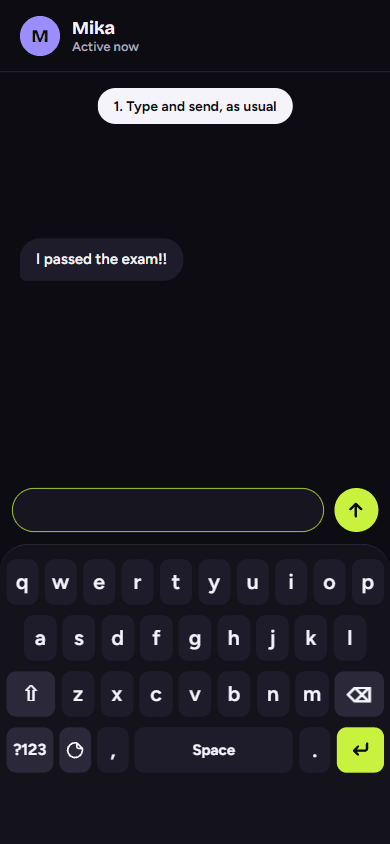
#> input picture docs/media/demo-type-and-send.gif, 390 x 844 px, found by its file name
$ python build_carousel.py
#> lines starting #> are read from the running program, lines starting #| are printed output that depends on the picture
"""Builds docs/media/demo-carousel.gif (the README carousel) from the three demo GIFs in docs/media: each demo
plays, then slides to the next, with a caption and page dots under the phone. Run from the repo root:
    python tools/readme/build_carousel.py
Needs Pillow. GitHub READMEs drop scripts and most CSS, so the carousel is one animated GIF."""
import os
from PIL import Image, ImageDraw, ImageFont

MEDIA = 'docs/media/'
FONT = 'app/ui/android/src/main/res/font/'
DEMOS = [
    ('demo-type-and-send.gif', 'One keyboard for typing and stickers'),
    ('demo-save-from-any-app.gif', 'Save stickers from any app'),
    ('demo-library.gif', 'Your library, sorted your way'),
]
W, H = 390, 844
BAR = 96
STEP = 100          # ms per output frame
SLIDE = 6           # frames per slide transition
INK = (15, 14, 21)
TEXT = (245, 244, 251)
MUTED = (74, 72, 96)
LIME = (200, 242, 61)

title_font = ImageFont.truetype(FONT + 'bricolage_grotesque.ttf', 22)
try:
    title_font.set_variation_by_axes([800])
except Exception:
    pass


def frames_of(path):
    """Every frame of a GIF, repeated to fill its duration in STEP ms slices."""
#> called with path = 'docs/media/demo-type-and-send.gif'
    im = Image.open(path)
#> im is the input picture: PIL image 390x844 P; mean R, G, B 27.8, 27, 33.6
    out = []
    for i in range(im.n_frames):
        im.seek(i)
        f = im.convert('RGB')
        out += [f] * max(1, round(im.info.get('duration', STEP) / STEP))
#> im: PIL image 390x844 RGB
#> after the loop, out = 100 items
    return out


def bar(index):
    img = Image.new('RGB', (W, BAR), INK)
    d = ImageDraw.Draw(img)
    caption = DEMOS[index][1]
    tw = d.textlength(caption, font=title_font)
    d.text(((W - tw) / 2, 18), caption, font=title_font, fill=TEXT)
    # Page dots: the current one is a lime pill.
    total = len(DEMOS) * 10 + (len(DEMOS) - 1) * 8 + 14
    x = (W - total) / 2
    for i in range(len(DEMOS)):
        w = 24 if i == index else 10
        d.rounded_rectangle((x, 64, x + w, 74), radius=5, fill=LIME if i == index else MUTED)
        x += w + 8
    return img


def compose(phone, index):
    out = Image.new('RGB', (W, H + BAR), INK)
    out.paste(phone, (0, 0))
    out.paste(bar(index), (0, H))
    return out


demos = [frames_of(MEDIA + name) for name, _ in DEMOS]
#> call 2 of frames_of, with path = 'docs/media/demo-save-from-any-app.gif'
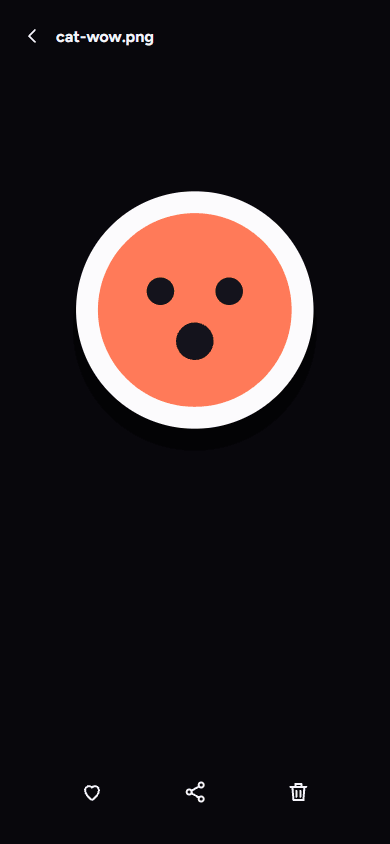
#> input picture docs/media/demo-save-from-any-app.gif, 390 x 844 px, found by its file name
#> in frames_of, im is the input picture: PIL image 390x844 P; mean R, G, B 40, 28.1, 29.8
#> call 3 of frames_of, with path = 'docs/media/demo-library.gif'
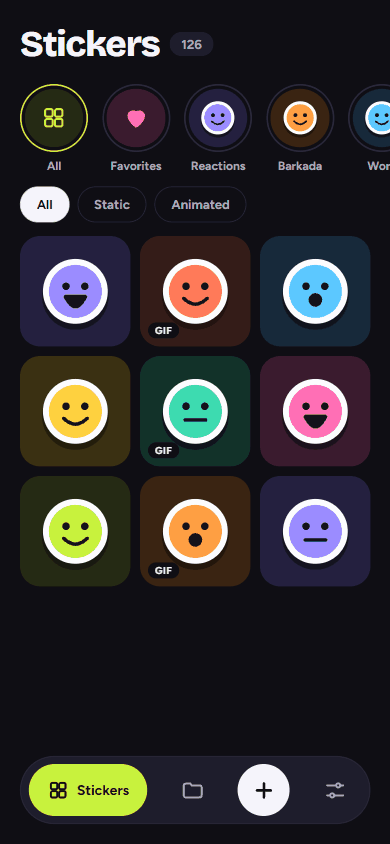
#> input picture docs/media/demo-library.gif, 390 x 844 px, found by its file name
#> in frames_of, im is the input picture: PIL image 390x844 P; mean R, G, B 48.4, 46.2, 47.3
#> demos = 3 items
out = []
for i, frames in enumerate(demos):
    out += [compose(f, i) for f in frames]
    nxt = demos[(i + 1) % len(demos)][0]
    for s in range(1, SLIDE + 1):
        t = s / SLIDE
        t = t * t * (3 - 2 * t)  # ease in and out
        shift = int(W * t)
        phone = Image.new('RGB', (W, H), INK)
        phone.paste(frames[-1], (-shift, 0))
        phone.paste(nxt, (W - shift, 0))
        out.append(compose(phone, (i + 1) % len(demos) if t > 0.5 else i))
#> this loop made 3 passes
#> pass 1, in compose, `out = Image.new('RGB', (W, H + BAR), INK)`:
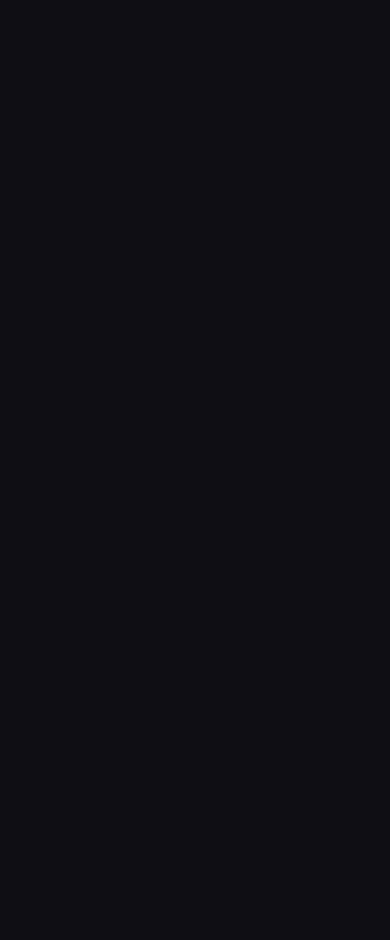
#> out: PIL image 390x940 RGB; mean R, G, B 15, 14, 21
#> pass 1, in bar, `img = Image.new('RGB', (W, BAR), INK)`:
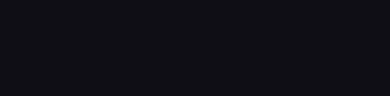
#> img: PIL image 390x96 RGB; mean R, G, B 15, 14, 21

# One palette for the whole loop, from frames spread across it.
sample = out[::max(1, len(out) // 12)]
sheet = Image.new('RGB', (W, (H + BAR) * len(sample)))
#> sheet: PIL image 390x12220 RGB; every value is 0
for i, f in enumerate(sample):
    sheet.paste(f, (0, (H + BAR) * i))
#> this loop made 13 passes
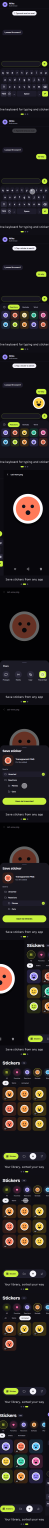
#> sheet: PIL image 390x12220 RGB (shown at 1/8 size); mean R, G, B 38.4, 34.5, 34.1
palette = sheet.quantize(colors=220, method=Image.Quantize.MEDIANCUT)
q = [f.quantize(palette=palette, dither=Image.Dither.NONE) for f in out]
target = MEDIA + 'demo-carousel.gif'
q[0].save(target, save_all=True, append_images=q[1:], duration=STEP, loop=0, optimize=True, disposal=1)
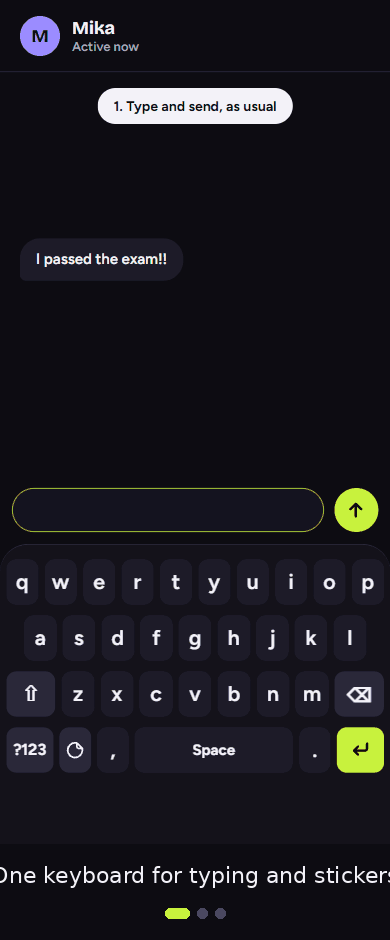
#> saved as demo-carousel.gif: PIL image 390x940 P; mean R, G, B 27.3, 26.4, 32.4
print(len(out), 'frames,', round(len(out) * STEP / 1000, 1), 's,', round(os.path.getsize(target) / 1024), 'KB')
#| 318 frames, 31.8 s, 1012 KB
